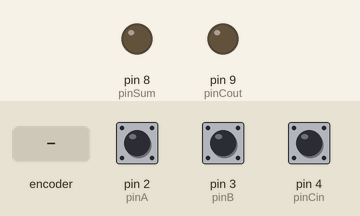
This sketch was run on a simulated Arduino Uno, built with avr-gcc and run on an emulated ATmega328P. Parts: output pins drawn as LEDs (lit = HIGH). Dashed ring = blinking. The test bench sets the inputs (shaded band); at power-on: pin 4 (pinCin) HIGH, pin 2 (pinA) HIGH, pin 3 (pinB) HIGH.

Above: at 1.2 s.
1.3 s: rotary encoder on pin 2 (pinA) / pin 3 (pinB) turned 3 steps (first pin leading)
At 1.55 s:
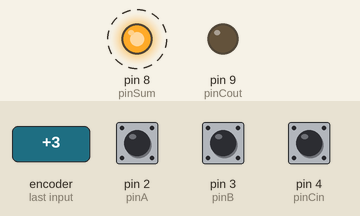
4.3 s: pin 4 (pinCin) pulled LOW for 3.2 s
At 5.5 s:
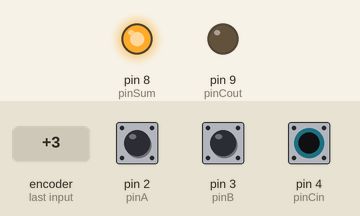
Timing chart, 0 to 9.0 s (numbered marks = the images above; inputs shaded):
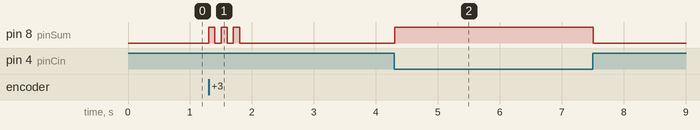

The sketch:

gate_question.ino
```cpp
// Define Input Pins (Switches)
const int pinA = 2;
const int pinB = 3;
const int pinCin = 4;

// Define Output Pins (LEDs)
const int pinSum = 8;
const int pinCout = 9;

void setup() {
  // Configure input pins with internal pull-up resistors
  // This means the pin is HIGH by default, and goes LOW when connected to GND
  pinMode(pinA, INPUT_PULLUP);
  pinMode(pinB, INPUT_PULLUP);
  pinMode(pinCin, INPUT_PULLUP);

  // Configure output pins for the LEDs
  pinMode(pinSum, OUTPUT);
  pinMode(pinCout, OUTPUT);
}

void loop() {
  // Read inputs and invert them (!) because INPUT_PULLUP makes active-LOW switches.
  // If the switch is closed (connected to GND), it reads LOW, so !LOW becomes HIGH (1).
  int A = !digitalRead(pinA);
  int B = !digitalRead(pinB);
  int Cin =!digitalRead(pinCin);

  // Full Adder Logic
  // XOR operator in C++ is '^'
  int sum = A ^ B ^ Cin;

  // AND is '&&', OR is '||'
  int cout = (A && B) || (B && Cin) || (A && Cin);

  // Output the results to the LEDs
  digitalWrite(pinSum, sum);
  digitalWrite(pinCout, cout);

  delay(50); // Small delay for stability
}
```

Measured:
- after the input at 1.3 s, pin 8 (pinSum): alternates HIGH for 0.10 s and LOW for 0.10 s, 6 changes in all, then stays LOW, starting at once
- after the input at 4.3 s, pin 8 (pinSum): LOW → HIGH at once, → LOW 3.2 s later
